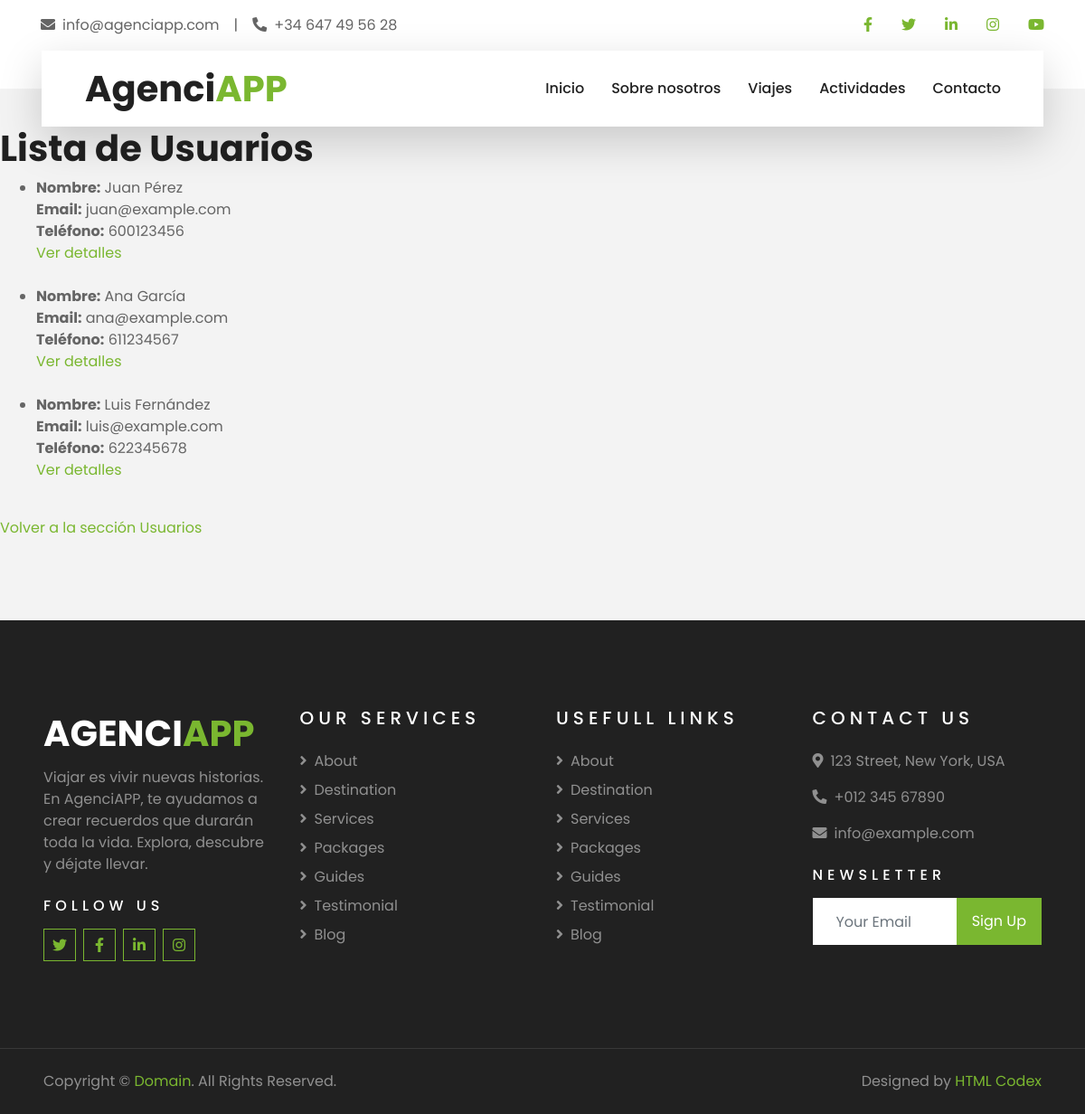
Screenshot of /AgenciaAPP/usuarios/lista/ with the database file from the repository.
### AgenciaAPP/models.py (models this page shows, shortened)
class Usuario(models.Model):
   nombre = models.CharField(max_length=100)
   email = models.EmailField(unique=True)
   telefono = models.IntegerField(max_length=15, blank=True, null=True)
   fecha_registro = models.DateField(auto_now_add=True)

### AgenciaAPP/views.py (the view)
# urls.py: path('usuarios/lista/', views.lista_usuarios, name='lista_usuarios'),
def lista_usuarios(request):
   usuarios = Usuario.objects.all()
   context = {'usuarios': usuarios}
   return render(request, 'usuarios/lista_usuarios.html', context)

### AgenciaAPP/templates/usuarios/lista_usuarios.html (shortened to what this page needs)
{% extends 'index.html' %}
{% block content %}
<h1>Lista de Usuarios</h1>
{% if usuarios %}
    <ul>
        {% for usuario in usuarios %}
            <li>
                <strong>Nombre:</strong> {{ usuario.nombre }}<br>
                <strong>Email:</strong> {{ usuario.email }}<br>
                {% if usuario.telefono %}
                    <strong>Teléfono:</strong> {{ usuario.telefono }}<br>
                {% endif %}
                <a href="{% url 'detalle_usuario' usuario.id %}">Ver detalles</a>
            </li>
            <br>
        {% endfor %}
    </ul>
{% else %}
    <p>No hay usuarios registrados.</p>
{% endif %}
<a href="{% url 'Usuarios' %}">Volver a la sección Usuarios</a><br>
{% endblock %}

### rows the page displays
Usuario: nombre "Juan Pérez", email "juan@example.com", telefono "600123456"
Usuario: nombre "Ana García", email "ana@example.com", telefono "611234567"
Usuario: nombre "Luis Fernández", email "luis@example.com", telefono "622345678"
